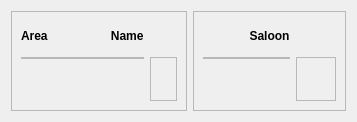
                                  <widget class="QWidget" name="scrollAreaWidgetContents_3">
                                   <property name="geometry">
                                    <rect>
                                     <x>0</x>
                                     <y>0</y>
                                     <width>357</width>
                                     <height>122</height>
                                    </rect>
                                   </property>
                                   <layout class="QHBoxLayout" name="horizontalLayout_17">
                                    <item>
                                     <widget class="QFrame" name="frame_19">
                                      <property name="frameShape">
                                       <enum>QFrame::StyledPanel</enum>
                                      </property>
                                      <property name="frameShadow">
                                       <enum>QFrame::Raised</enum>
                                      </property>
                                      <layout class="QGridLayout" name="gridLayout_2">
                                       <item row="1" column="0" alignment="Qt::AlignTop">
                                        <widget class="QFrame" name="frameAreaLabels">
                                         <property name="frameShape">
                                          <enum>QFrame::StyledPanel</enum>
                                         </property>
                                         <property name="frameShadow">
                                          <enum>QFrame::Raised</enum>
                                         </property>
                                         <layout class="QVBoxLayout" name="verticalLayout_35">
                                          <property name="leftMargin">
                                           <number>0</number>
                                          </property>
                                          <property name="topMargin">
                                           <number>0</number>
                                          </property>
                                          <property name="rightMargin">
                                           <number>0</number>
                                          </property>
                                          <property name="bottomMargin">
                                           <number>0</number>
                                          </property>
                                         </layout>
                                        </widget>
                                       </item>
                                       <item row="0" column="0">
                                        <widget class="QLabel" name="label_44">
                                         <property name="maximumSize">
                                          <size>
                                           <width>16777215</width>
                                           <height>30</height>
                                          </size>
                                         </property>
                                         <property name="styleSheet">
                                          <string notr="true">font: 12pt &quot;Calibri&quot;;
font-weight:bold;</string>
                                         </property>
                                         <property name="text">
                                          <string>Area                   Name</string>
                                         </property>
                                        </widget>
                                       </item>
                                       <item row="1" column="1">
                                        <widget class="QFrame" name="frameNameInputs">
                                         <property name="maximumSize">
                                          <size>
                                           <width>40</width>
                                           <height>16777215</height>
                                          </size>
                                         </property>
                                         <property name="frameShape">
                                          <enum>QFrame::StyledPanel</enum>
                                         </property>
                                         <property name="frameShadow">
                                          <enum>QFrame::Raised</enum>
                                         </property>
                                         <layout class="QVBoxLayout" name="verticalLayout_28">
                                          <item>
                                           <widget class="QLabel" name="label_46">
                                            <property name="text">
                                             <string/>
                                            </property>
                                           </widget>
                                          </item>
                                         </layout>
                                        </widget>
                                       </item>
                                      </layout>
                                     </widget>
                                    </item>
                                    <item>
                                     <widget class="QFrame" name="frame_24">
                                      <property name="frameShape">
                                       <enum>QFrame::StyledPanel</enum>
                                      </property>
                                      <property name="frameShadow">
                                       <enum>QFrame::Raised</enum>
                                      </property>
                                      <layout class="QGridLayout" name="gridLayout_6">
                                       <item row="0" column="0" colspan="2">
                                        <widget class="QLabel" name="lblStandardSaloonCoach">
                                         <property name="maximumSize">
                                          <size>
                                           <width>16777215</width>
                                           <height>30</height>
                                          </size>
                                         </property>
                                         <property name="styleSheet">
                                          <string notr="true">font: 12pt &quot;Calibri&quot;;
font-weight:bold;</string>
                                         </property>
                                         <property name="text">
                                          <string>Saloon</string>
                                         </property>
                                         <property name="alignment">
                                          <set>Qt::AlignCenter</set>
                                         </property>
                                        </widget>
                                       </item>
                                       <item row="1" column="0" alignment="Qt::AlignTop">
                                        <widget class="QFrame" name="frameAreaLabels_2">
                                         <property name="frameShape">
                                          <enum>QFrame::StyledPanel</enum>
                                         </property>
                                         <property name="frameShadow">
                                          <enum>QFrame::Raised</enum>
                                         </property>
                                         <layout class="QVBoxLayout" name="verticalLayout_36">
                                          <property name="leftMargin">
                                           <number>0</number>
                                          </property>
                                          <property name="topMargin">
                                           <number>0</number>
                                          </property>
                                          <property name="rightMargin">
                                           <number>0</number>
                                          </property>
                                          <property name="bottomMargin">
                                           <number>0</number>
                                          </property>
                                         </layout>
                                        </widget>
                                       </item>
                                       <item row="1" column="1">
                                        <widget class="QFrame" name="frameNameInputs_2">
                                         <property name="maximumSize">
                                          <size>
                                           <width>40</width>
                                           <height>16777215</height>
                                          </size>
                                         </property>
                                         <property name="frameShape">
                                          <enum>QFrame::StyledPanel</enum>
                                         </property>
                                         <property name="frameShadow">
                                          <enum>QFrame::Raised</enum>
                                         </property>
                                         <layout class="QVBoxLayout" name="verticalLayout_29">
                                          <item>
                                           <widget class="QLabel" name="label_47">
                                            <property name="text">
                                             <string/>
                                            </property>
                                           </widget>
                                          </item>
                                         </layout>
                                        </widget>
                                       </item>
                                      </layout>
                                     </widget>
                                    </item>
                                   </layout>
                                  </widget>
